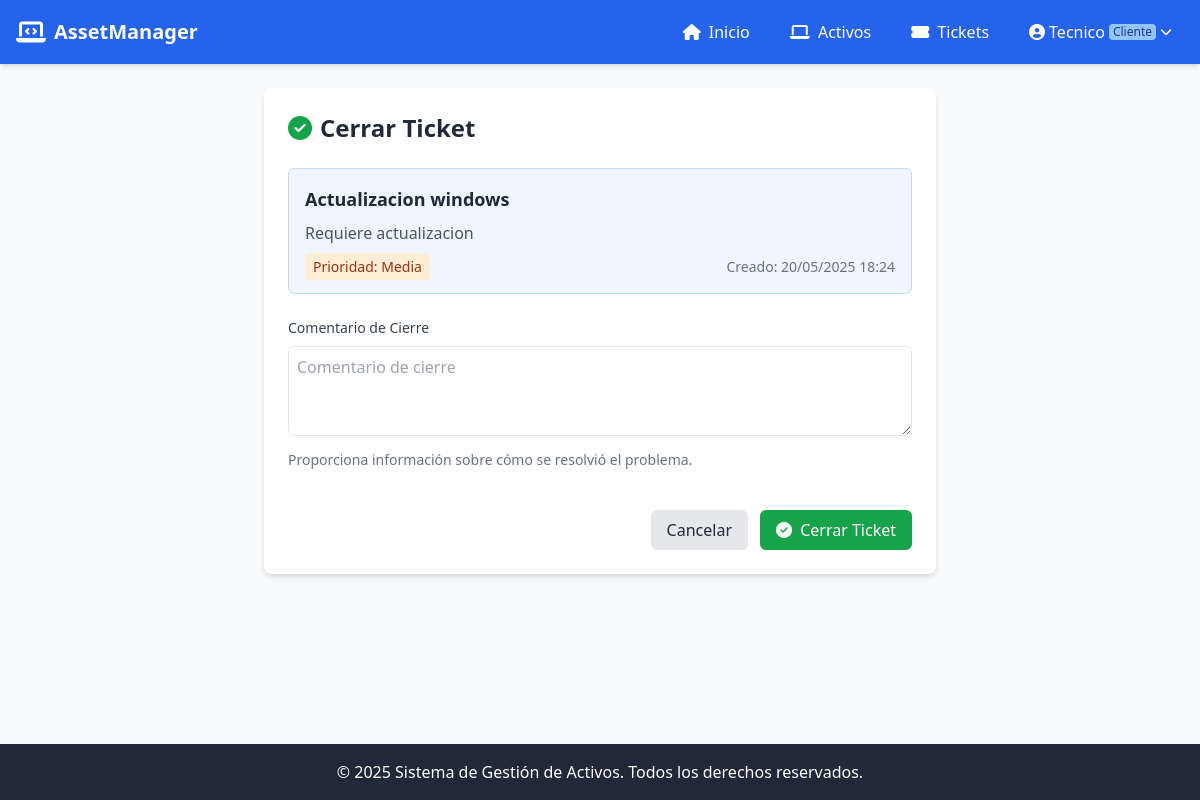
/tickets/cerrar/5/ (signed in), run on the app's committed database.
### inventory/models.py (models this page shows, shortened)
class Ticket(models.Model):
    ESTADO_CHOICES = [
        ('abierto', 'Abierto'),
        ('en_progreso', 'En progreso'),
        ('cerrado', 'Cerrado'),
    ]
    PRIORIDAD_CHOICES = [
        ('baja', 'Baja'),
        ('media', 'Media'),
        ('alta', 'Alta'),
    ]
    titulo = models.CharField(max_length=255)
    descripcion = models.TextField()
    estado = models.CharField(max_length=20, choices=ESTADO_CHOICES, default='abierto')
    prioridad = models.CharField(max_length=20, choices=PRIORIDAD_CHOICES, default='media')
    fecha_creacion = models.DateTimeField(auto_now_add=True)
    empresa = models.ForeignKey(Empresa, on_delete=models.CASCADE)
    usuario = models.ForeignKey(User, on_delete=models.CASCADE)
    activo = models.ForeignKey("inventory.Activo", on_delete=models.CASCADE, null=True, blank=True)
    fecha_cierre = models.DateTimeField(null=True, blank=True)
    comentario_cierre = models.TextField(blank=True, null=True)
    cerrado_por = models.ForeignKey(User, on_delete=models.SET_NULL, null=True, blank=True, related_name='tickets_cerrados')

### inventory/views.py (the view)
# urls.py: path('tickets/cerrar/<int:ticket_id>/', views.cerrar_ticket, name='cerrar_ticket'),
@tecnico_required
def cerrar_ticket(request, ticket_id):
    ticket = get_object_or_404(Ticket, id=ticket_id)
    if ticket.estado == 'cerrado':
        messages.warning(request, 'Este ticket ya está cerrado.')
        return redirect('lista_tickets')
    if request.method == 'POST':
        form = CerrarTicketForm(request.POST, instance=ticket)
        if form.is_valid():
            ticket = form.save(commit=False)
            ticket.estado = 'cerrado'
            ticket.fecha_cierre = timezone.now()
            ticket.cerrado_por = request.user
            ticket.save()
            messages.success(request, 'Ticket cerrado correctamente.')
            return redirect('lista_tickets')
    else:
        form = CerrarTicketForm(instance=ticket)
    return render(request, 'inventory/cerrar_ticket.html', {
        'form': form,
        'ticket': ticket
    })

### inventory/forms.py
class CerrarTicketForm(forms.ModelForm):
    class Meta:
        model = Ticket
        fields = ['comentario_cierre']
        widgets = {
            'comentario_cierre': forms.Textarea(attrs={
                'class': 'w-full p-2 border rounded-md focus:outline-none focus:ring-2 focus:ring-blue-500',
                'placeholder': 'Comentario de cierre',
                'rows': 3,
            }),
        }

### inventory/templates/inventory/cerrar_ticket.html (shortened to what this page needs)
{% extends 'inventory/base.html' %}
{% block content %}
<div class="bg-white shadow-md rounded-lg p-6 max-w-2xl mx-auto">
    <h1 class="text-2xl font-bold text-gray-800 mb-6">
        <i class="fas fa-check-circle text-green-600 mr-2"></i>Cerrar Ticket
    </h1>
    <div class="bg-blue-50 p-4 rounded-md border border-blue-200 mb-6">
        <h2 class="text-lg font-bold text-gray-800">{{ ticket.titulo }}</h2>
        <p class="text-gray-600 mt-2">{{ ticket.descripcion }}</p>
        <div class="flex justify-between mt-3 text-sm">
            <div>
                <span class="{% if ticket.prioridad == 'alta' %}bg-red-100 text-red-800{% elif ticket.prioridad == 'media' %}bg-orange-100 text-orange-800{% else %}bg-gray-100 text-gray-800{% endif %} px-2 py-1 rounded">
                    Prioridad: {{ ticket.prioridad|capfirst }}
                </span>
            </div>
            <div>
                <span class="text-gray-500">Creado: {{ ticket.fecha_creacion|date:"d/m/Y H:i" }}</span>
            </div>
        </div>
    </div>
    <form method="post" class="space-y-6">
        <div class="space-y-2">
            <label for="{{ form.comentario_cierre.id_for_label }}" class="block text-sm font-medium text-gray-700">Comentario de Cierre</label>
            {{ form.comentario_cierre }}
            <p class="text-sm text-gray-500 mt-1">Proporciona información sobre cómo se resolvió el problema.</p>
        </div>
        <div class="flex justify-end space-x-3 pt-4">
            <a href="{% url 'lista_tickets' %}" class="px-4 py-2 bg-gray-200 text-gray-800 rounded-md hover:bg-gray-300 transition">
                Cancelar
            </a>
            <button type="submit" class="px-4 py-2 bg-green-600 text-white rounded-md hover:bg-green-700 transition">
                <i class="fas fa-check-circle mr-1"></i> Cerrar Ticket
            </button>
        </div>
    </form>
</div>
{% endblock %}

### inventory/templates/inventory/base.html (shortened to what this page needs)
{% load static %}
<!DOCTYPE html>
<html lang="es">
<head>
    <script src="https://cdn.tailwindcss.com"></script>
    <link rel="stylesheet" href="https://cdnjs.cloudflare.com/ajax/libs/font-awesome/6.4.0/css/all.min.css">
    <link rel="stylesheet" href="{% static 'css/styles.css' %}">
</head>
<body class="bg-gray-50 font-sans">
    <div class="min-h-screen flex flex-col">
        {% if user.is_authenticated %}
        <nav class="bg-blue-600 text-white shadow-md">
            <div class="max-w-7xl mx-auto px-4">
                <div class="flex justify-between h-16">
                    <div class="flex items-center">
                        <a href="{% url 'inicio' %}" class="flex items-center space-x-2">
                            <i class="fas fa-laptop-code text-2xl"></i>
                            <span class="font-bold text-xl">AssetManager</span>
                        </a>
                    </div>
                    <div class="flex items-center space-x-4">
                        <a href="{% url 'inicio' %}" class="px-3 py-2 rounded-md hover:bg-blue-700 transition">
                            <i class="fas fa-home mr-1"></i> Inicio
                        </a>
                        <a href="{% url 'activos_por_empresa' %}" class="px-3 py-2 rounded-md hover:bg-blue-700 transition">
                            <i class="fas fa-laptop mr-1"></i> Activos
                        </a>
                        <a href="{% url 'lista_tickets' %}" class="px-3 py-2 rounded-md hover:bg-blue-700 transition">
                            <i class="fas fa-ticket-alt mr-1"></i> Tickets
                        </a>
                        <div class="relative" id="user-menu-container">
                            <button id="user-menu-button" class="flex items-center px-3 py-2 rounded-md hover:bg-blue-700 transition">
                                <i class="fas fa-user-circle mr-1"></i>
                                {{ user.username }}
                                {% if perfil.rol == 'admin' %}
                                    <span class="ml-1 text-xs bg-red-500 text-white px-1 rounded">Admin</span>
                                {% elif perfil.rol == 'tecnico' %}
                                    <span class="ml-1 text-xs bg-green-500 text-white px-1 rounded">Técnico</span>
                                {% else %}
                                    <span class="ml-1 text-xs bg-blue-300 text-blue-900 px-1 rounded">Cliente</span>
                                {% endif %}
                                <i class="fas fa-chevron-down ml-1 text-xs"></i>
                            </button>
                        </div>
                    </div>
                </div>
            </div>
        </nav>
        {% endif %}
        <main class="flex-grow">
            <div class="max-w-7xl mx-auto py-6 px-4 sm:px-6 lg:px-8">
                {% block content %}{% endblock %}
            </div>
        </main>
        <footer class="bg-gray-800 text-white py-4 mt-auto">
            <div class="max-w-7xl mx-auto px-4 text-center">
                <p>&copy; 2025 Sistema de Gestión de Activos. Todos los derechos reservados.</p>
            </div>
        </footer>
    </div>
</body>
</html>

### static/css/styles.css (style rules this page uses)
body { font-family: "Inter", sans-serif; }
input, textarea, select { transition: all 0.2s ease-in-out; }

### data on the page
Ticket: titulo "Actualizacion windows", descripcion "Requiere actualizacion", prioridad "Media", fecha_creacion "20/05/2025 18:24"

### other printed values
{{ user.username }} "Tecnico"
